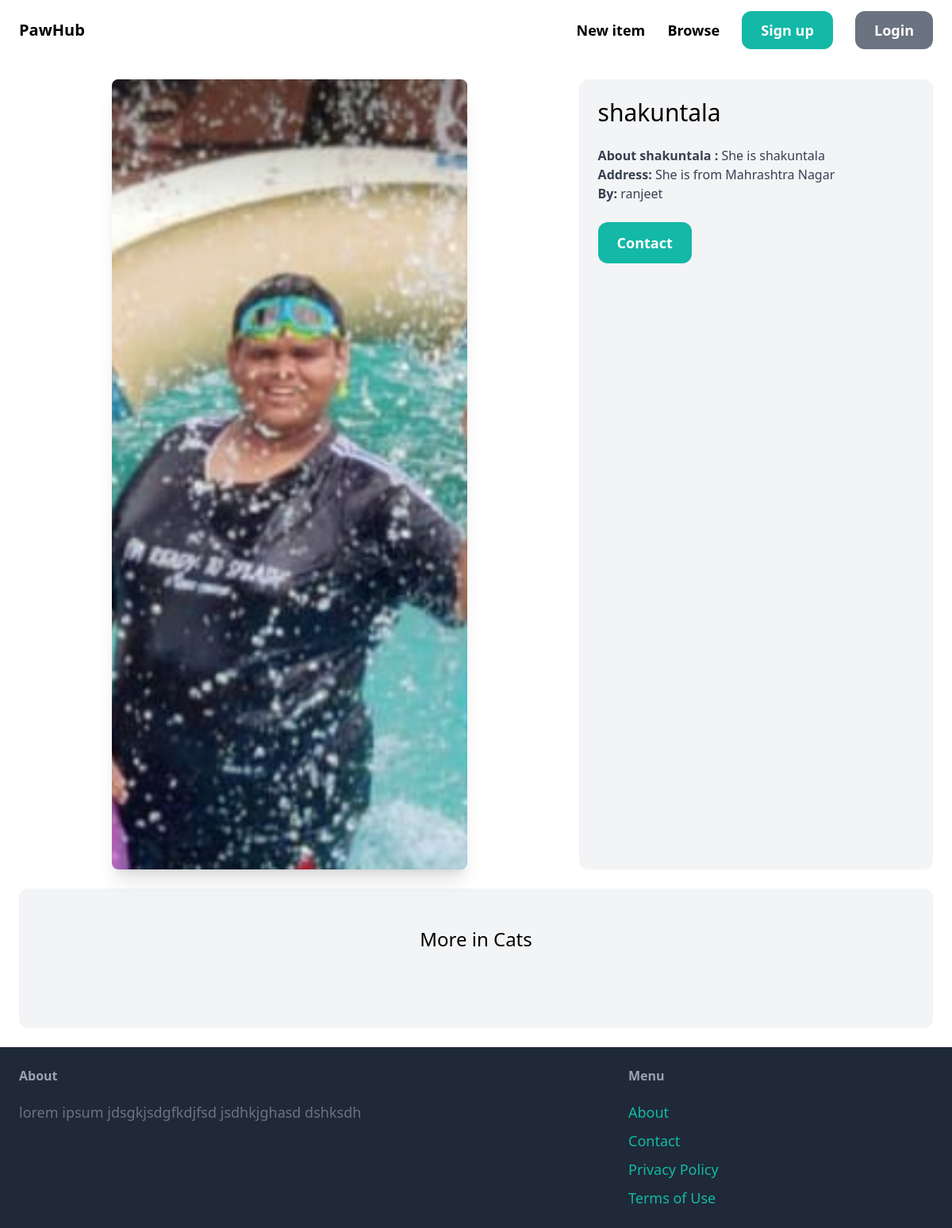
Screenshot of /items/2/ with the database file from the repository.
### item/models.py (models this page shows, shortened)
class Item(models.Model):
    category = models.ForeignKey(Category, related_name = 'items', on_delete = models.CASCADE)
    name = models.CharField(max_length = 255)
    image = models.ImageField(upload_to = 'item_images', blank = True, null = True)
    description = models.TextField(blank = True, null = True)
    Address = models.TextField(blank = True, null = True)
    is_adopted = models.BooleanField(default = False)
    created_by = models.ForeignKey(User, related_name = 'item', on_delete = models.CASCADE )
    created_at = models.DateTimeField(auto_now_add = True)

class Category(models.Model):
    name = models.CharField(max_length = 255)
    class Meta:
        ordering = ('name',)
        verbose_name_plural = 'Categories'
    def __str__(self):
        return self.name

### item/views.py (the view)
# urls.py: path('<int:pk>/', views.detail, name = 'detail'),
def detail(request, pk):
    item = get_object_or_404(Item, pk = pk)
    related_items = Item.objects.filter(category = item.category, is_adopted = False).exclude(pk =pk)[0:3]
    return render(request, 'item/detail.html', {
        'item' : item,
        'related_items' : related_items,
    })

### item/templates/item/detail.html (shortened to what this page needs)
{% extends "core/base.html" %}
{% block content %}
<div class = "grid grid-cols-5 gap-6">
    <div class = "col-span-3">
        <img src = "{{ item.image.url }}" class ="h-auto max-w-md  mx-auto max-w-full rounded-lg shadow-xl dark:shadow-gray-300">
    </div>
    <div class = "col-span-2 p-6 bg-gray-100 rounded-xl">
        <h1 class = "mb-6 text-3xl">{{ item.name }}</h1>
        <p class = "text-gray-700"><strong>About {{ item.name }} :</strong> {{ item.description }}</p>
        <p class = "text-gray-700"><strong>Address:</strong> {{ item.Address }}</p>
        <p class = "text-gray-700"><strong>By:</strong> {{ item.created_by.username }}</p>
        <a href = "#" class= "inline-block mt-6 px-6 py-3 text-lg font-semibold bg-teal-500 rounded-xl text-white hover:bg-teal-700">Contact</a>
    </div>
</div>
<div class = "mt-6 px-6 py-12 bg-gray-100 rounded-xl">
    <h2 class = " mb-12 text-2xl text-center">More in {{ item.category }}</h2>
</div>
{% endblock content %}

### rows the page displays
Item: image (picture), name "shakuntala", description "She is shakuntala", Address "She is from Mahrashtra Nagar", created_by.username "ranjeet", category "Cats"
